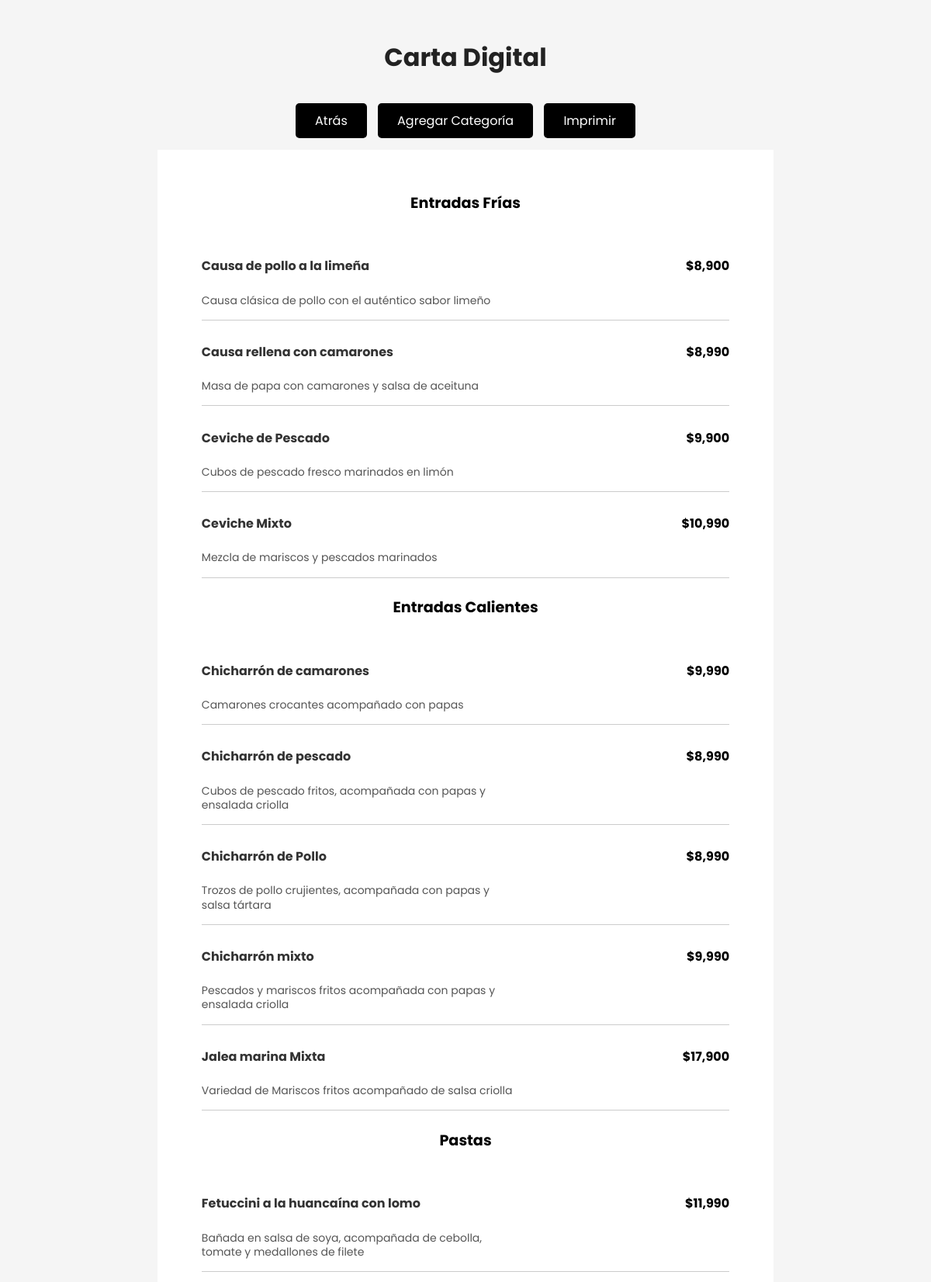
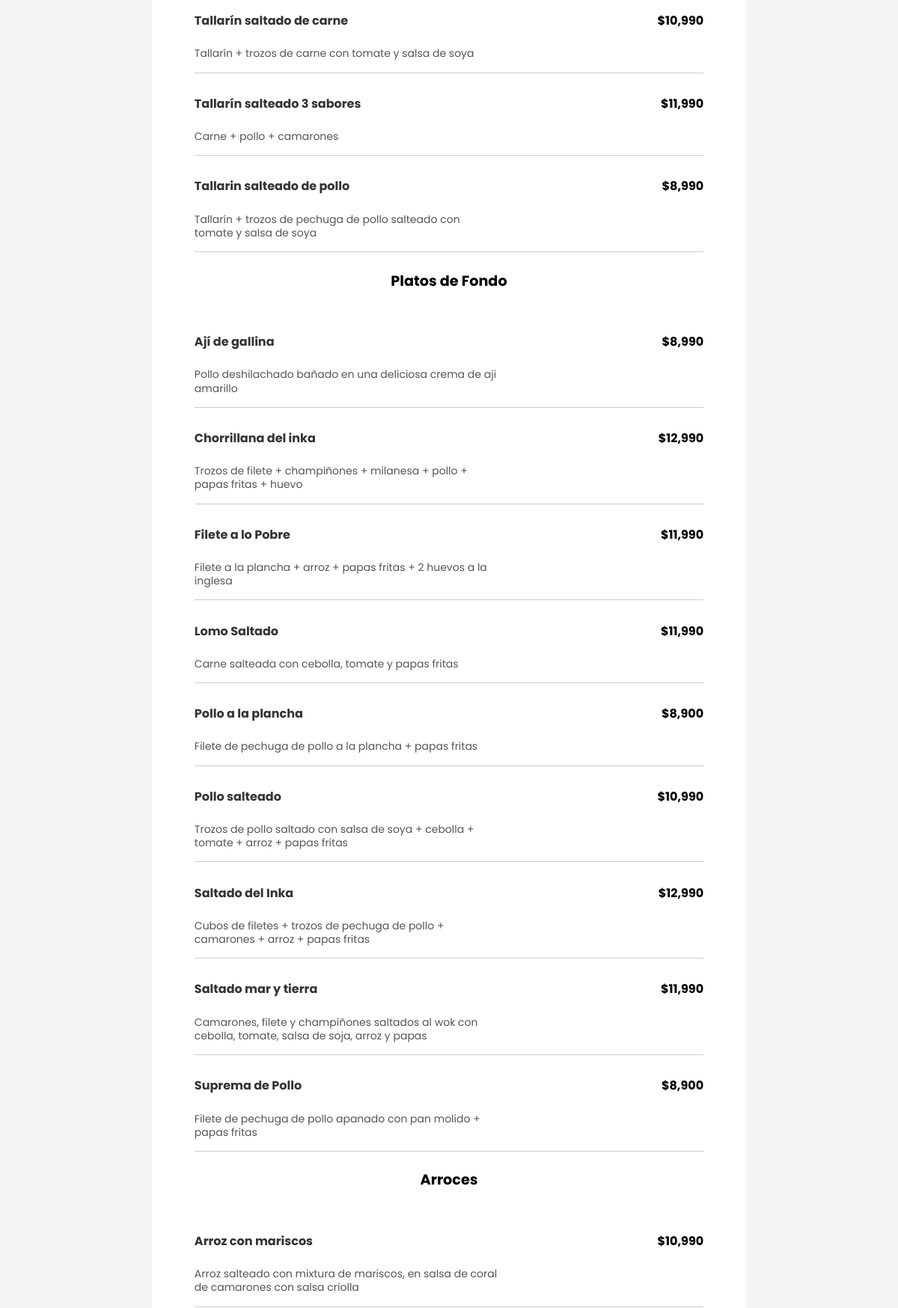
Screenshot of /carta_digital.php (signed in, upper part) with the database file from the repository (2 pictures, top to bottom).
### tables this page shows
CREATE TABLE `productos` (
  `id` int(10) UNSIGNED NOT NULL,
  `nombre` varchar(100) NOT NULL,
  `precio` decimal(10,2) NOT NULL,
  `descripcion` text NOT NULL,
  `categoria_id` int(10) UNSIGNED NOT NULL
);

CREATE TABLE `categoria` (
  `id` int(11) NOT NULL,
  `nombre` varchar(50) NOT NULL,
  `orden` int(11) NOT NULL DEFAULT 0
);

### carta_digital.php (the view, shortened to what this page needs)
<?php
include 'conexion.php';
$sql = "
    SELECT p.*, c.nombre AS categoria_nombre, c.orden
    FROM productos p
    JOIN categoria c ON p.categoria_id = c.id
    ORDER BY c.orden, c.nombre, p.nombre
";
$resultado = $conn->query($sql);
?>
<!DOCTYPE html>
<html lang="es">
<head>
</head>
<body>
    <h1>Carta Digital</h1>
    <div class="btn-container">
        <a href="ventas.php" class="btn">Atrás</a>
        <a href="agregar_categoria.php" class="btn">Agregar Categoría</a>
        <button class="btn" onclick="imprimirCarta()">Imprimir</button>
    </div>
    <div class="carta-container">
        <?php
        if ($resultado->num_rows > 0) {
            $categoria_actual = "";
            while ($producto = $resultado->fetch_assoc()) {
                if ($producto['categoria_nombre'] !== $categoria_actual) {
                    $categoria_actual = $producto['categoria_nombre'];
                    echo "<h2 class='categoria-titulo'>" . htmlspecialchars($categoria_actual) . "</h2>";
                    echo "<div class='productos-categoria'>";
                }
                echo "<div class='producto'>";
                echo "<div class='producto-header'>";
                echo "<p class='nombre'>" . htmlspecialchars($producto['nombre']) . "</p>";
                echo "<p class='precio'>$" . number_format($producto['precio'], 0, '.', ',') . "</p>";
                echo "</div>";
                echo "<p class='descripcion'>" . htmlspecialchars($producto['descripcion']) . "</p>";
                echo "</div>";
            }
            echo "</div>";
        } else {
            echo "<p>No hay platos disponibles.</p>";
        }
        ?>
    </div>
</body>
</html>

### carta_digital.php (style rules this page uses)
body { font-family: 'Poppins', sans-serif; margin: 0; padding: 0; background-color: #f5f5f5; text-align: center; color: #333; }
.btn-container { text-align: center; margin: 10px 0; font-family: 'Poppins', sans-serif; }
.btn { display: inline-block; margin: 5px; padding: 10px 25px; background-color: #000; color: white; text-align: center; border: none; border-radius: 5px; cursor: pointer; text-decoration: none; font-size: 1rem; font-family: 'Poppins', sans-serif; }
.carta-container { width: 210mm; margin: 0 auto; padding: 10mm 15mm; background-color: #fff; display: flex; flex-direction: column; justify-content: flex-start; box-sizing: border-box; overflow: visible; font-family: 'Poppins', sans-serif; }
h1 { text-align: center; color: #222; padding: 50px 0 20px 0; margin: auto; }
.productos-categoria { margin-top: 4mm; display: flex; flex-direction: column; margin-bottom: 10mm; }
.categoria-titulo { font-size: 1.2em; color:#000; margin-bottom: 5mm; text-align: center; font-family: 'Poppins', sans-serif; }
.producto { display: flex; flex-direction: column; justify-content: flex-start; margin: 2mm 0; line-height: 1.3; border-bottom: 1px solid #ccc; padding-bottom: 2px; page-break-inside: avoid; }
.producto-header { display: flex; justify-content: space-between; align-items: center; }
.nombre { font-weight: bold; text-align: left; flex: 0.6; font-size: 1rem; }
.precio { font-weight: bold; color: #000; text-align: right; font-size: 1rem; flex: 0.3; }
.descripcion { font-size: 11px; color: #555; margin-top: 2mm; text-align: left; font-size: 14px; width: 60%; }

### rows the page displays
productos: categoria.nombre "Entradas Frías", nombre "Causa de pollo a la limeña", precio "8,900", descripcion "Causa clásica de pollo con el auténtico sabor limeño"
productos: nombre "Causa rellena con camarones", precio "8,990", descripcion "Masa de papa con camarones y salsa de aceituna"
productos: nombre "Ceviche de Pescado", precio "9,900", descripcion "Cubos de pescado fresco marinados en limón"
productos: nombre "Ceviche Mixto", precio "10,990", descripcion "Mezcla de mariscos y pescados marinados"
productos: categoria.nombre "Entradas Calientes", nombre "Chicharrón de camarones", precio "9,990", descripcion "Camarones crocantes acompañado con papas"
productos: nombre "Chicharrón de pescado", precio "8,990", descripcion "Cubos de pescado fritos, acompañada con papas y ensalada criolla"
productos: nombre "Chicharrón de Pollo", precio "8,990", descripcion "Trozos de pollo crujientes, acompañada con papas y salsa tártara"
productos: nombre "Chicharrón mixto", precio "9,990", descripcion "Pescados y mariscos fritos acompañada con papas y ensalada criolla"
productos: nombre "Jalea marina Mixta", precio "17,900", descripcion "Variedad de Mariscos fritos acompañado de salsa criolla"
productos: categoria.nombre "Pastas", nombre "Fetuccini a la huancaína con lomo", precio "11,990", descripcion "Bañada en salsa de soya, acompañada de cebolla, tomate y medallones de filete"
productos: nombre "Tallarín saltado de carne", precio "10,990", descripcion "Tallarín + trozos de carne con tomate y salsa de soya"
productos: nombre "Tallarín salteado 3 sabores", precio "11,990", descripcion "Carne + pollo + camarones"
productos: nombre "Tallarin salteado de pollo", precio "8,990", descripcion "Tallarín + trozos de pechuga de pollo salteado con tomate y salsa de soya"
productos: categoria.nombre "Platos de Fondo", nombre "Ají de gallina", precio "8,990", descripcion "Pollo deshilachado bañado en una deliciosa crema de aji amarillo"
productos: nombre "Chorrillana del inka", precio "12,990", descripcion "Trozos de filete + champiñones + milanesa + pollo + papas fritas + huevo"
productos: nombre "Filete a lo Pobre", precio "11,990", descripcion "Filete a la plancha + arroz + papas fritas + 2 huevos a la inglesa"
productos: nombre "Lomo Saltado", precio "11,990", descripcion "Carne salteada con cebolla, tomate y papas fritas"
productos: nombre "Pollo a la plancha", precio "8,900", descripcion "Filete de pechuga de pollo a la plancha + papas fritas"
productos: nombre "Pollo salteado", precio "10,990", descripcion "Trozos de pollo saltado con salsa de soya + cebolla + tomate + arroz + papas fritas"
productos: nombre "Saltado del Inka", precio "12,990", descripcion "Cubos de filetes + trozos de pechuga de pollo + camarones + arroz + papas fritas"
productos: nombre "Saltado mar y tierra", precio "11,990", descripcion "Camarones, filete y champiñones saltados al wok con cebolla, tomate, salsa de soja, arroz y papas"
productos: nombre "Suprema de Pollo", precio "8,900", descripcion "Filete de pechuga de pollo apanado con pan molido + papas fritas"
productos: categoria.nombre "Arroces", nombre "Arroz con mariscos", precio "10,990", descripcion "Arroz salteado con mixtura de mariscos, en salsa de coral de camarones con salsa criolla"
